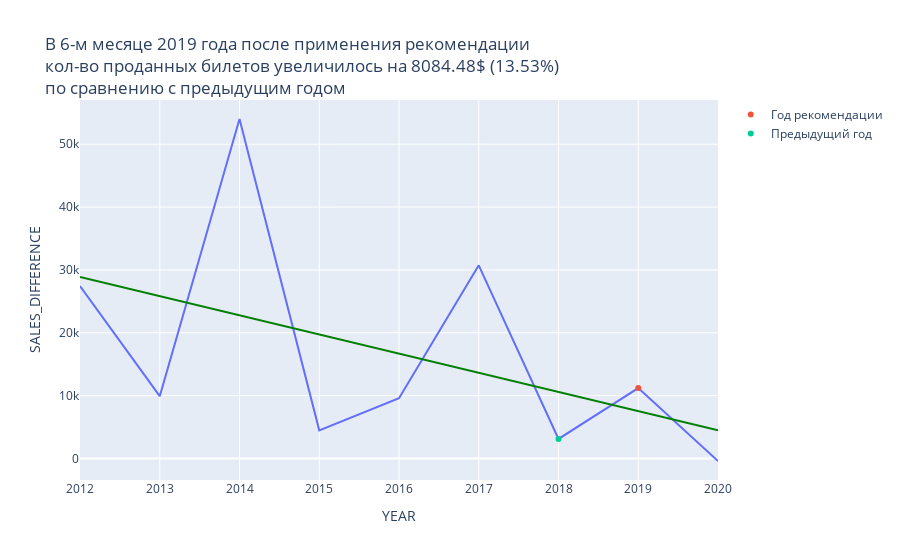
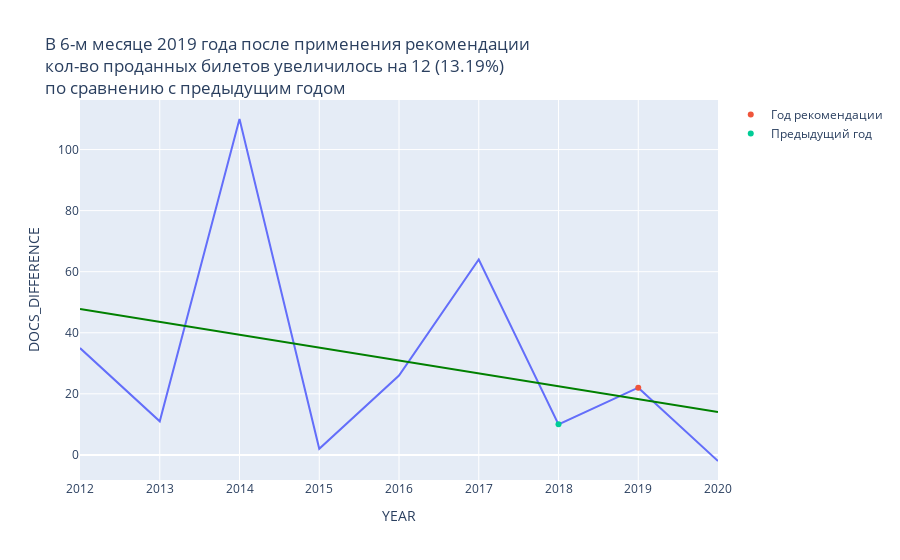
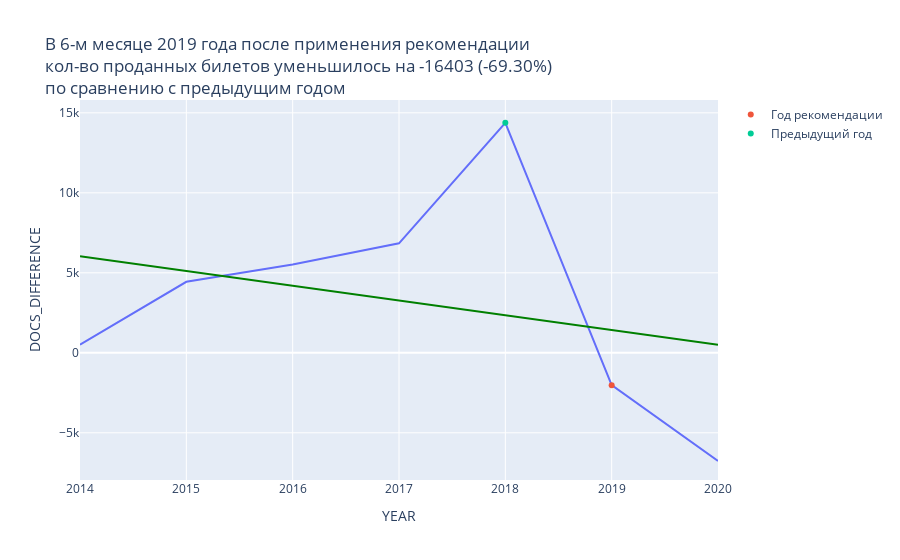

The notebook cell these images were saved under, in order:
### Code cell
fig_su_sales = plot_sales(process_su_data(su_data, '21-03', 6), 2019, data_column = 'SALES_DIFFERENCE')
fig_su_docs = plot_sales(process_su_data(su_data, '21-03', 6), 2019, data_column = 'DOCS_DIFFERENCE')
fig_rivals = plot_sales(process_rivals_data(dds_data, '21-03', 6), 2019, 'DOCS_DIFFERENCE')

### Figure 1 — Plotly figure (JSON) as saved in the notebook; plotly's stock layout.template omitted (floating-point values rounded to 4 significant figures)
{"data": [{"hoverlabel": {"namelength": 0}, "hovertemplate": "YEAR=%{x}<br>SALES_DIFFERENCE=%{y}", "legendgroup": "", "line": {"color": "#636efa", "dash": "solid"}, "mode": "lines", "name": "", "showlegend": false, "type": "scatter", "x": [2012, 2013, 2014, 2015, 2016, 2017, 2018, 2019, 2020], "xaxis": "x", "y": [27410.0, 9908.0, 54010.0, 4476.0, 9586.0, 30730.0, 3108.0, 11190.0, -404.1], "yaxis": "y"}, {"mode": "markers", "name": "Год рекомендации", "type": "scatter", "x": [2019], "y": [11190.0]}, {"mode": "markers", "name": "Предыдущий год", "type": "scatter", "x": [2018], "y": [3108.0]}, {"hoverlabel": {"namelength": 0}, "hovertemplate": "<b>OLS trendline</b><br>SALES_DIFFERENCE = -3049.47 * YEAR + 6.16441e+06<br>R<sup>2</sup>=0.227041<br><br>YEAR=%{x}<br>SALES_DIFFERENCE=%{y} <b>(trend)</b>", "legendgroup": "", "marker": {"color": "green", "symbol": "circle"}, "mode": "lines", "name": "", "showlegend": false, "type": "scatter", "x": [2012, 2013, 2014, 2015, 2016, 2017, 2018, 2019, 2020], "xaxis": "x", "y": [28870.0, 25820.0, 22770.0, 19720.0, 16670.0, 13620.0, 10570.0, 7521.0, 4471.0], "yaxis": "y"}], "layout": {"legend": {"tracegroupgap": 0}, "title": {"text": "В 6-м месяце 2019 года после применения рекомендации <br>кол-во проданных билетов увеличилось на 8084.48$ (13.53%)<br>по сравнению с предыдущим годом"}, "xaxis": {"anchor": "y", "domain": [0, 1], "title": {"text": "YEAR"}}, "yaxis": {"anchor": "x", "domain": [0, 1], "title": {"text": "SALES_DIFFERENCE"}}}}

### Figure 2 — Plotly figure (JSON) as saved in the notebook; plotly's stock layout.template omitted (floating-point values rounded to 4 significant figures)
{"data": [{"hoverlabel": {"namelength": 0}, "hovertemplate": "YEAR=%{x}<br>DOCS_DIFFERENCE=%{y}", "legendgroup": "", "line": {"color": "#636efa", "dash": "solid"}, "mode": "lines", "name": "", "showlegend": false, "type": "scatter", "x": [2012, 2013, 2014, 2015, 2016, 2017, 2018, 2019, 2020], "xaxis": "x", "y": [35, 11, 110, 2, 26, 64, 10, 22, -2], "yaxis": "y"}, {"mode": "markers", "name": "Год рекомендации", "type": "scatter", "x": [2019], "y": [22]}, {"mode": "markers", "name": "Предыдущий год", "type": "scatter", "x": [2018], "y": [10]}, {"hoverlabel": {"namelength": 0}, "hovertemplate": "<b>OLS trendline</b><br>DOCS_DIFFERENCE = -4.21667 * YEAR + 8531.69<br>R<sup>2</sup>=0.104356<br><br>YEAR=%{x}<br>DOCS_DIFFERENCE=%{y} <b>(trend)</b>", "legendgroup": "", "marker": {"color": "green", "symbol": "circle"}, "mode": "lines", "name": "", "showlegend": false, "type": "scatter", "x": [2012, 2013, 2014, 2015, 2016, 2017, 2018, 2019, 2020], "xaxis": "x", "y": [47.76, 43.54, 39.32, 35.11, 30.89, 26.67, 22.46, 18.24, 14.02], "yaxis": "y"}], "layout": {"legend": {"tracegroupgap": 0}, "title": {"text": "В 6-м месяце 2019 года после применения рекомендации <br>кол-во проданных билетов увеличилось на 12 (13.19%)<br>по сравнению с предыдущим годом"}, "xaxis": {"anchor": "y", "domain": [0, 1], "title": {"text": "YEAR"}}, "yaxis": {"anchor": "x", "domain": [0, 1], "title": {"text": "DOCS_DIFFERENCE"}}}}

### Figure 3 — Plotly figure (JSON) as saved in the notebook; plotly's stock layout.template omitted (floating-point values rounded to 4 significant figures)
{"data": [{"hoverlabel": {"namelength": 0}, "hovertemplate": "YEAR=%{x}<br>DOCS_DIFFERENCE=%{y}", "legendgroup": "", "line": {"color": "#636efa", "dash": "solid"}, "mode": "lines", "name": "", "showlegend": false, "type": "scatter", "x": [2014, 2015, 2016, 2017, 2018, 2019, 2020], "xaxis": "x", "y": [504, 4438, 5526, 6842, 14380, -2023, -6762], "yaxis": "y"}, {"mode": "markers", "name": "Год рекомендации", "type": "scatter", "x": [2019], "y": [-2023]}, {"mode": "markers", "name": "Предыдущий год", "type": "scatter", "x": [2018], "y": [14380]}, {"hoverlabel": {"namelength": 0}, "hovertemplate": "<b>OLS trendline</b><br>DOCS_DIFFERENCE = -923.786 * YEAR + 1.86655e+06<br>R<sup>2</sup>=0.085658<br><br>YEAR=%{x}<br>DOCS_DIFFERENCE=%{y} <b>(trend)</b>", "legendgroup": "", "marker": {"color": "green", "symbol": "circle"}, "mode": "lines", "name": "", "showlegend": false, "type": "scatter", "x": [2014, 2015, 2016, 2017, 2018, 2019, 2020], "xaxis": "x", "y": [6043.0, 5120.0, 4196.0, 3272.0, 2348.0, 1425.0, 500.8], "yaxis": "y"}], "layout": {"legend": {"tracegroupgap": 0}, "title": {"text": "В 6-м месяце 2019 года после применения рекомендации <br>кол-во проданных билетов уменьшилось на -16403 (-69.30%)<br>по сравнению с предыдущим годом"}, "xaxis": {"anchor": "y", "domain": [0, 1], "title": {"text": "YEAR"}}, "yaxis": {"anchor": "x", "domain": [0, 1], "title": {"text": "DOCS_DIFFERENCE"}}}}
